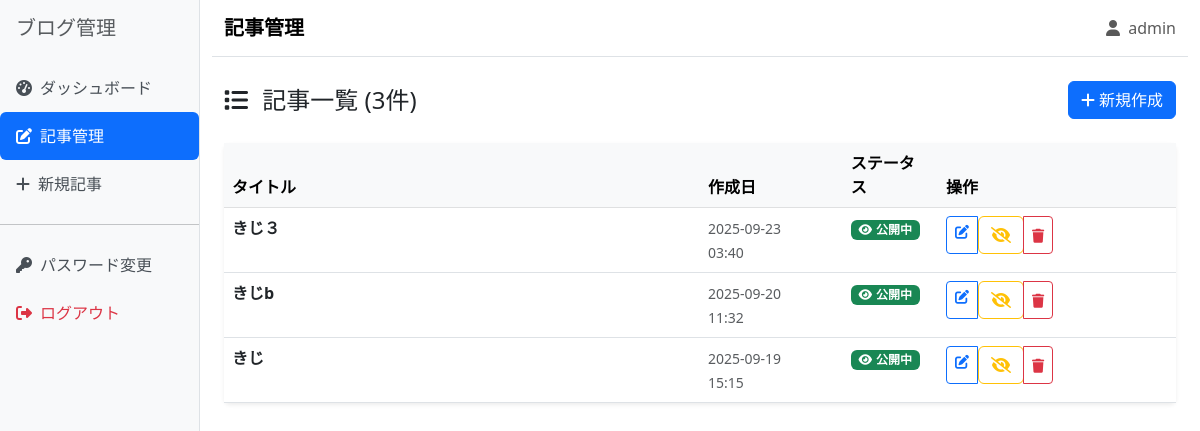
The app's page /admin/posts (signed in), older data.
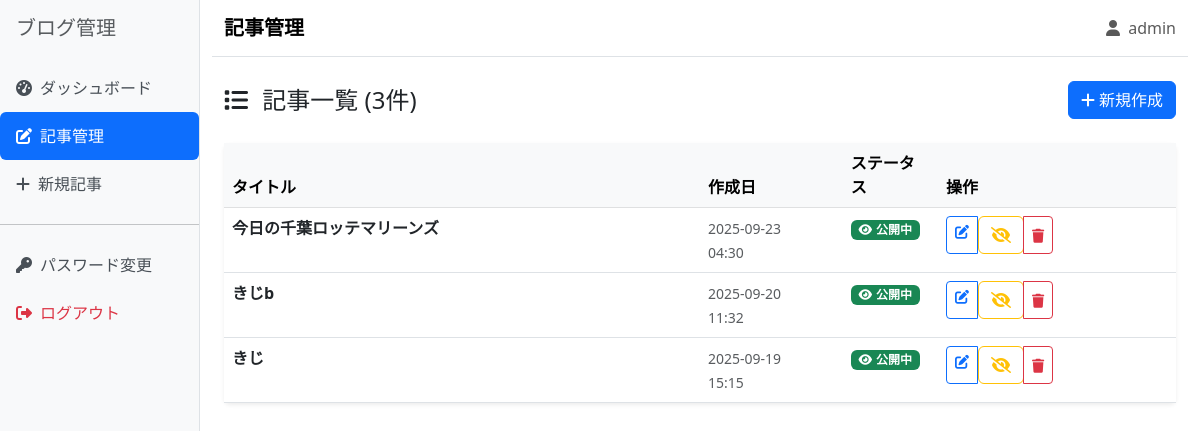
The same page, newer data.
### app.py (models this page shows, shortened)
class Post(db.Model):
    __tablename__ = 'posts'
    id = db.Column(db.Integer, primary_key=True)
    title = db.Column(db.String(200), nullable=False)
    content = db.Column(db.Text, nullable=False)
    created_at = db.Column(db.DateTime, default=datetime.utcnow)
    updated_at = db.Column(db.DateTime, default=datetime.utcnow, onupdate=datetime.utcnow)
    is_published = db.Column(db.Boolean, default=False)

### app.py (the view)
@app.route('/admin/posts')
@login_required
def admin_posts():
    posts = Post.query.order_by(Post.created_at.desc()).all()
    posts_tuple = [
        (post.id, post.title, post.created_at.strftime('%Y-%m-%d %H:%M:%S'), post.is_published)
        for post in posts
    ]
    return render_template('admin/posts.html', posts=posts_tuple)

### app.py (called while the page is built)
def login_required(f):
    @wraps(f)
    def decorated_function(*args, **kwargs):
        if 'admin_logged_in' not in session:
            flash('ログインが必要です', 'error')
            return redirect(url_for('login'))
        return f(*args, **kwargs)
    return decorated_function

### templates/admin/posts.html (shortened to what this page needs)
{% extends "admin/base.html" %}
{% block page_title %}記事管理{% endblock %}
{% block content %}
<div class="d-flex justify-content-between align-items-center mb-4">
    <h4 class="mb-0">
        <i class="fas fa-list me-2"></i>
        記事一覧 ({{ posts|length }}件)
    </h4>
    <a href="{{ url_for('admin_post_new') }}" class="btn btn-primary">
        <i class="fas fa-plus me-1"></i>新規作成
    </a>
</div>
{% if posts %}
<div class="card">
    <div class="card-body p-0">
        <div class="table-responsive">
            <table class="table table-hover mb-0">
                <thead class="table-light">
                    <tr>
                        <th style="width: 50%">タイトル</th>
                        <th style="width: 15%">作成日</th>
                        <th style="width: 10%">ステータス</th>
                        <th style="width: 25%">操作</th>
                    </tr>
                </thead>
                <tbody>
                    {% for post in posts %}
                    <tr>
                        <td>
                            <div>
                                <strong>{{ post[1] }}</strong>
                            </div>
                        </td>
                        <td>
                            <small class="text-muted">
                                {{ post[2][:10] }}<br>
                                {{ post[2][11:16] }}
                            </small>
                        </td>
                        <td>
                            {% if post[3] %}
                                <span class="badge bg-success">
                                    <i class="fas fa-eye me-1"></i>公開中
                                </span>
                            {% else %}
                                <span class="badge bg-secondary">
                                    <i class="fas fa-file me-1"></i>下書き
                                </span>
                            {% endif %}
                        </td>
                        <td>
                            <div class="btn-group btn-group-sm">
                                <a href="{{ url_for('admin_post_edit', post_id=post[0]) }}"
                                   class="btn btn-outline-primary" title="編集">
                                    <i class="fas fa-edit"></i>
                                </a>
                                <form method="POST" action="{{ url_for('admin_post_toggle', post_id=post[0]) }}"
                                      style="display: inline-block;">
                                    <button type="submit"
                                            class="btn btn-outline-{{ 'warning' if post[3] else 'success' }}"
                                            title="{{ '非公開にする' if post[3] else '公開する' }}">
                                        <i class="fas fa-{{ 'eye-slash' if post[3] else 'eye' }}"></i>
                                    </button>
                                </form>
                                <button type="button" class="btn btn-outline-danger"
                                        onclick="confirmDelete({{ post[0] }}, '{{ post[1] }}')" title="削除">
                                    <i class="fas fa-trash"></i>
                                </button>
                            </div>
                        </td>
                    </tr>
                    {% endfor %}
                </tbody>
            </table>
        </div>
    </div>
</div>
{% endif %}
{% endblock %}

Row changes from the older to the newer data that the page shows:
removed Post: title "きじ３", post "2025-09-23", post "03:40"
added Post: title "今日の千葉ロッテマリーンズ", post "2025-09-23", post "04:30"
